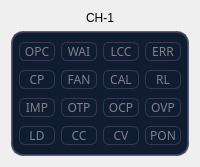
  <widget class="QWidget" name="status">
   <property name="cursor">
    <cursorShape>BlankCursor</cursorShape>
   </property>
   <property name="contextMenuPolicy">
    <enum>Qt::NoContextMenu</enum>
   </property>
   <property name="styleSheet">
    <string notr="true">#statuschframe{
	background-color: #101C30;
	border: 1.8px solid rgba(63, 63, 90, 0.81);
	border-radius: 12px;
}
#statuschframe QPushButton {
	border: 1px solid rgba(63, 63, 90, 0.81);
	border-radius: 6px;
	font-size: 12px;
    color: #808090;
}
#statuschframe QPushButton[status=true] {
	background-color: #0D1F35;
    border: 1.8px solid #2A6EB0;
    color: #60A8E0;
}</string>
   </property>
   <layout class="QVBoxLayout" name="verticalLayout_8" stretch="1,6">
    <property name="spacing">
     <number>6</number>
    </property>
    <item>
     <widget class="QLabel" name="statusch_label">
      <property name="cursor">
       <cursorShape>BlankCursor</cursorShape>
      </property>
      <property name="contextMenuPolicy">
       <enum>Qt::NoContextMenu</enum>
      </property>
      <property name="lineWidth">
       <number>0</number>
      </property>
      <property name="text">
       <string>CH-1</string>
      </property>
      <property name="alignment">
       <set>Qt::AlignCenter</set>
      </property>
     </widget>
    </item>
    <item>
     <widget class="QFrame" name="statuschframe">
      <property name="cursor">
       <cursorShape>BlankCursor</cursorShape>
      </property>
      <property name="contextMenuPolicy">
       <enum>Qt::NoContextMenu</enum>
      </property>
      <property name="frameShape">
       <enum>QFrame::NoFrame</enum>
      </property>
      <property name="frameShadow">
       <enum>QFrame::Plain</enum>
      </property>
      <property name="lineWidth">
       <number>0</number>
      </property>
      <layout class="QGridLayout" name="gridLayout">
       <property name="leftMargin">
        <number>6</number>
       </property>
       <property name="rightMargin">
        <number>6</number>
       </property>
       <property name="verticalSpacing">
        <number>9</number>
       </property>
       <item row="0" column="0">
        <widget class="QPushButton" name="pushButton1">
         <property name="enabled">
          <bool>false</bool>
         </property>
         <property name="sizePolicy">
          <sizepolicy hsizetype="Preferred" vsizetype="Preferred">
           <horstretch>0</horstretch>
           <verstretch>0</verstretch>
          </sizepolicy>
         </property>
         <property name="font">
          <font>
           <family>WenQuanYi Micro Hei</family>
           <pointsize>-1</pointsize>
          </font>
         </property>
         <property name="cursor">
          <cursorShape>BlankCursor</cursorShape>
         </property>
         <property name="focusPolicy">
          <enum>Qt::NoFocus</enum>
         </property>
         <property name="contextMenuPolicy">
          <enum>Qt::NoContextMenu</enum>
         </property>
         <property name="text">
          <string>OPC</string>
         </property>
         <property name="status" stdset="0">
          <bool>false</bool>
         </property>
        </widget>
       </item>
       <item row="0" column="1">
        <widget class="QPushButton" name="pushButton2">
         <property name="enabled">
          <bool>false</bool>
         </property>
         <property name="sizePolicy">
          <sizepolicy hsizetype="Preferred" vsizetype="Preferred">
           <horstretch>0</horstretch>
           <verstretch>0</verstretch>
          </sizepolicy>
         </property>
         <property name="font">
          <font>
           <family>WenQuanYi Micro Hei</family>
           <pointsize>-1</pointsize>
          </font>
         </property>
         <property name="cursor">
          <cursorShape>BlankCursor</cursorShape>
         </property>
         <property name="focusPolicy">
          <enum>Qt::NoFocus</enum>
         </property>
         <property name="contextMenuPolicy">
          <enum>Qt::NoContextMenu</enum>
         </property>
         <property name="text">
          <string>WAI</string>
         </property>
         <property name="status" stdset="0">
          <bool>false</bool>
         </property>
        </widget>
       </item>
       <item row="0" column="2">
        <widget class="QPushButton" name="pushButton3">
         <property name="enabled">
          <bool>false</bool>
         </property>
         <property name="sizePolicy">
          <sizepolicy hsizetype="Preferred" vsizetype="Preferred">
           <horstretch>0</horstretch>
           <verstretch>0</verstretch>
          </sizepolicy>
         </property>
         <property name="font">
          <font>
           <family>WenQuanYi Micro Hei</family>
           <pointsize>-1</pointsize>
          </font>
         </property>
         <property name="cursor">
          <cursorShape>BlankCursor</cursorShape>
         </property>
         <property name="focusPolicy">
          <enum>Qt::NoFocus</enum>
         </property>
         <property name="contextMenuPolicy">
          <enum>Qt::NoContextMenu</enum>
         </property>
         <property name="text">
          <string>LCC</string>
         </property>
         <property name="status" stdset="0">
          <bool>false</bool>
         </property>
        </widget>
       </item>
       <item row="0" column="3">
        <widget class="QPushButton" name="pushButton4">
         <property name="enabled">
          <bool>false</bool>
         </property>
         <property name="sizePolicy">
          <sizepolicy hsizetype="Preferred" vsizetype="Preferred">
           <horstretch>0</horstretch>
           <verstretch>0</verstretch>
          </sizepolicy>
         </property>
         <property name="font">
          <font>
           <family>WenQuanYi Micro Hei</family>
           <pointsize>-1</pointsize>
          </font>
         </property>
         <property name="cursor">
          <cursorShape>BlankCursor</cursorShape>
         </property>
         <property name="focusPolicy">
          <enum>Qt::NoFocus</enum>
         </property>
         <property name="contextMenuPolicy">
          <enum>Qt::NoContextMenu</enum>
         </property>
         <property name="text">
          <string>ERR</string>
         </property>
         <property name="status" stdset="0">
          <bool>false</bool>
         </property>
        </widget>
       </item>
       <item row="1" column="0">
        <widget class="QPushButton" name="pushButton5">
         <property name="enabled">
          <bool>false</bool>
         </property>
         <property name="sizePolicy">
          <sizepolicy hsizetype="Preferred" vsizetype="Preferred">
           <horstretch>0</horstretch>
           <verstretch>0</verstretch>
          </sizepolicy>
         </property>
         <property name="font">
          <font>
           <family>WenQuanYi Micro Hei</family>
           <pointsize>-1</pointsize>
          </font>
         </property>
         <property name="cursor">
          <cursorShape>BlankCursor</cursorShape>
         </property>
         <property name="focusPolicy">
          <enum>Qt::NoFocus</enum>
         </property>
         <property name="contextMenuPolicy">
          <enum>Qt::NoContextMenu</enum>
         </property>
         <property name="text">
          <string>CP</string>
         </property>
         <property name="status" stdset="0">
          <bool>false</bool>
         </property>
        </widget>
       </item>
       <item row="1" column="1">
        <widget class="QPushButton" name="pushButton6">
         <property name="enabled">
          <bool>false</bool>
         </property>
         <property name="sizePolicy">
          <sizepolicy hsizetype="Preferred" vsizetype="Preferred">
           <horstretch>0</horstretch>
           <verstretch>0</verstretch>
          </sizepolicy>
         </property>
         <property name="font">
          <font>
           <family>WenQuanYi Micro Hei</family>
           <pointsize>-1</pointsize>
          </font>
         </property>
         <property name="cursor">
          <cursorShape>BlankCursor</cursorShape>
         </property>
         <property name="focusPolicy">
          <enum>Qt::NoFocus</enum>
         </property>
         <property name="contextMenuPolicy">
          <enum>Qt::NoContextMenu</enum>
         </property>
         <property name="text">
          <string>FAN</string>
         </property>
         <property name="status" stdset="0">
          <bool>false</bool>
         </property>
        </widget>
       </item>
       <item row="1" column="2">
        <widget class="QPushButton" name="pushButton7">
         <property name="enabled">
          <bool>false</bool>
         </property>
         <property name="sizePolicy">
          <sizepolicy hsizetype="Preferred" vsizetype="Preferred">
           <horstretch>0</horstretch>
           <verstretch>0</verstretch>
          </sizepolicy>
         </property>
         <property name="font">
          <font>
           <family>WenQuanYi Micro Hei</family>
           <pointsize>-1</pointsize>
          </font>
         </property>
         <property name="cursor">
          <cursorShape>BlankCursor</cursorShape>
         </property>
         <property name="focusPolicy">
          <enum>Qt::NoFocus</enum>
         </property>
         <property name="contextMenuPolicy">
          <enum>Qt::NoContextMenu</enum>
         </property>
         <property name="text">
          <string>CAL</string>
         </property>
         <property name="status" stdset="0">
          <bool>false</bool>
         </property>
        </widget>
       </item>
       <item row="1" column="3">
        <widget class="QPushButton" name="pushButton8">
         <property name="enabled">
          <bool>false</bool>
         </property>
         <property name="sizePolicy">
          <sizepolicy hsizetype="Preferred" vsizetype="Preferred">
           <horstretch>0</horstretch>
           <verstretch>0</verstretch>
          </sizepolicy>
         </property>
         <property name="font">
          <font>
           <family>WenQuanYi Micro Hei</family>
           <pointsize>-1</pointsize>
          </font>
         </property>
         <property name="cursor">
          <cursorShape>BlankCursor</cursorShape>
         </property>
         <property name="focusPolicy">
          <enum>Qt::NoFocus</enum>
         </property>
         <property name="contextMenuPolicy">
          <enum>Qt::NoContextMenu</enum>
         </property>
         <property name="text">
          <string>RL</string>
         </property>
         <property name="status" stdset="0">
          <bool>false</bool>
         </property>
        </widget>
       </item>
       <item row="2" column="0">
        <widget class="QPushButton" name="pushButton9">
         <property name="enabled">
          <bool>false</bool>
         </property>
         <property name="sizePolicy">
          <sizepolicy hsizetype="Preferred" vsizetype="Preferred">
           <horstretch>0</horstretch>
           <verstretch>0</verstretch>
          </sizepolicy>
         </property>
         <property name="font">
          <font>
           <family>WenQuanYi Micro Hei</family>
           <pointsize>-1</pointsize>
          </font>
         </property>
         <property name="cursor">
          <cursorShape>BlankCursor</cursorShape>
         </property>
         <property name="focusPolicy">
          <enum>Qt::NoFocus</enum>
         </property>
         <property name="contextMenuPolicy">
          <enum>Qt::NoContextMenu</enum>
         </property>
         <property name="text">
          <string>IMP</string>
         </property>
         <property name="status" stdset="0">
          <bool>false</bool>
         </property>
        </widget>
       </item>
       <item row="2" column="1">
        <widget class="QPushButton" name="pushButton10">
         <property name="enabled">
          <bool>false</bool>
         </property>
         <property name="sizePolicy">
          <sizepolicy hsizetype="Preferred" vsizetype="Preferred">
           <horstretch>0</horstretch>
           <verstretch>0</verstretch>
          </sizepolicy>
         </property>
         <property name="font">
          <font>
           <family>WenQuanYi Micro Hei</family>
           <pointsize>-1</pointsize>
          </font>
         </property>
         <property name="cursor">
          <cursorShape>BlankCursor</cursorShape>
         </property>
         <property name="focusPolicy">
          <enum>Qt::NoFocus</enum>
         </property>
         <property name="contextMenuPolicy">
          <enum>Qt::NoContextMenu</enum>
         </property>
         <property name="text">
          <string>OTP</string>
         </property>
         <property name="status" stdset="0">
          <bool>false</bool>
         </property>
        </widget>
       </item>
       <item row="2" column="2">
        <widget class="QPushButton" name="pushButton11">
         <property name="enabled">
          <bool>false</bool>
         </property>
         <property name="sizePolicy">
          <sizepolicy hsizetype="Preferred" vsizetype="Preferred">
           <horstretch>0</horstretch>
           <verstretch>0</verstretch>
          </sizepolicy>
         </property>
         <property name="font">
          <font>
           <family>WenQuanYi Micro Hei</family>
           <pointsize>-1</pointsize>
          </font>
         </property>
         <property name="cursor">
          <cursorShape>BlankCursor</cursorShape>
         </property>
         <property name="focusPolicy">
          <enum>Qt::NoFocus</enum>
         </property>
         <property name="contextMenuPolicy">
          <enum>Qt::NoContextMenu</enum>
         </property>
         <property name="text">
          <string>OCP</string>
         </property>
         <property name="status" stdset="0">
          <bool>false</bool>
         </property>
        </widget>
       </item>
       <item row="2" column="3">
        <widget class="QPushButton" name="pushButton12">
         <property name="enabled">
          <bool>false</bool>
         </property>
         <property name="sizePolicy">
          <sizepolicy hsizetype="Preferred" vsizetype="Preferred">
           <horstretch>0</horstretch>
           <verstretch>0</verstretch>
          </sizepolicy>
         </property>
         <property name="font">
          <font>
           <family>WenQuanYi Micro Hei</family>
           <pointsize>-1</pointsize>
          </font>
         </property>
         <property name="cursor">
          <cursorShape>BlankCursor</cursorShape>
         </property>
         <property name="focusPolicy">
          <enum>Qt::NoFocus</enum>
         </property>
         <property name="contextMenuPolicy">
          <enum>Qt::NoContextMenu</enum>
         </property>
         <property name="text">
          <string>OVP</string>
         </property>
         <property name="status" stdset="0">
          <bool>false</bool>
         </property>
        </widget>
       </item>
       <item row="3" column="0">
        <widget class="QPushButton" name="pushButton13">
         <property name="enabled">
          <bool>false</bool>
         </property>
         <property name="sizePolicy">
          <sizepolicy hsizetype="Preferred" vsizetype="Preferred">
           <horstretch>0</horstretch>
           <verstretch>0</verstretch>
          </sizepolicy>
         </property>
         <property name="font">
          <font>
           <family>WenQuanYi Micro Hei</family>
           <pointsize>-1</pointsize>
          </font>
         </property>
         <property name="cursor">
          <cursorShape>BlankCursor</cursorShape>
         </property>
         <property name="focusPolicy">
          <enum>Qt::NoFocus</enum>
         </property>
         <property name="contextMenuPolicy">
          <enum>Qt::NoContextMenu</enum>
         </property>
         <property name="text">
          <string>LD</string>
         </property>
         <property name="status" stdset="0">
          <bool>false</bool>
         </property>
        </widget>
       </item>
       <item row="3" column="1">
        <widget class="QPushButton" name="pushButton14">
         <property name="enabled">
          <bool>false</bool>
         </property>
         <property name="sizePolicy">
          <sizepolicy hsizetype="Preferred" vsizetype="Preferred">
           <horstretch>0</horstretch>
           <verstretch>0</verstretch>
          </sizepolicy>
         </property>
         <property name="font">
          <font>
           <family>WenQuanYi Micro Hei</family>
           <pointsize>-1</pointsize>
          </font>
         </property>
         <property name="cursor">
          <cursorShape>BlankCursor</cursorShape>
         </property>
         <property name="focusPolicy">
          <enum>Qt::NoFocus</enum>
         </property>
         <property name="contextMenuPolicy">
          <enum>Qt::NoContextMenu</enum>
         </property>
         <property name="text">
          <string>CC</string>
         </property>
         <property name="status" stdset="0">
          <bool>false</bool>
         </property>
        </widget>
       </item>
       <item row="3" column="2">
        <widget class="QPushButton" name="pushButton15">
         <property name="enabled">
          <bool>false</bool>
         </property>
         <property name="sizePolicy">
          <sizepolicy hsizetype="Preferred" vsizetype="Preferred">
           <horstretch>0</horstretch>
           <verstretch>0</verstretch>
          </sizepolicy>
         </property>
         <property name="font">
          <font>
           <family>WenQuanYi Micro Hei</family>
           <pointsize>-1</pointsize>
          </font>
         </property>
         <property name="cursor">
          <cursorShape>BlankCursor</cursorShape>
         </property>
         <property name="focusPolicy">
          <enum>Qt::NoFocus</enum>
         </property>
         <property name="contextMenuPolicy">
          <enum>Qt::NoContextMenu</enum>
         </property>
         <property name="text">
          <string>CV</string>
         </property>
         <property name="status" stdset="0">
          <bool>false</bool>
         </property>
        </widget>
       </item>
       <item row="3" column="3">
        <widget class="QPushButton" name="pushButton16">
         <property name="enabled">
          <bool>false</bool>
         </property>
         <property name="sizePolicy">
          <sizepolicy hsizetype="Preferred" vsizetype="Preferred">
           <horstretch>0</horstretch>
           <verstretch>0</verstretch>
          </sizepolicy>
         </property>
         <property name="font">
          <font>
           <family>WenQuanYi Micro Hei</family>
           <pointsize>-1</pointsize>
          </font>
         </property>
         <property name="cursor">
          <cursorShape>BlankCursor</cursorShape>
         </property>
         <property name="focusPolicy">
          <enum>Qt::NoFocus</enum>
         </property>
         <property name="contextMenuPolicy">
          <enum>Qt::NoContextMenu</enum>
         </property>
         <property name="text">
          <string>PON</string>
         </property>
         <property name="status" stdset="0">
          <bool>false</bool>
         </property>
        </widget>
       </item>
      </layout>
     </widget>
    </item>
   </layout>
  </widget>
